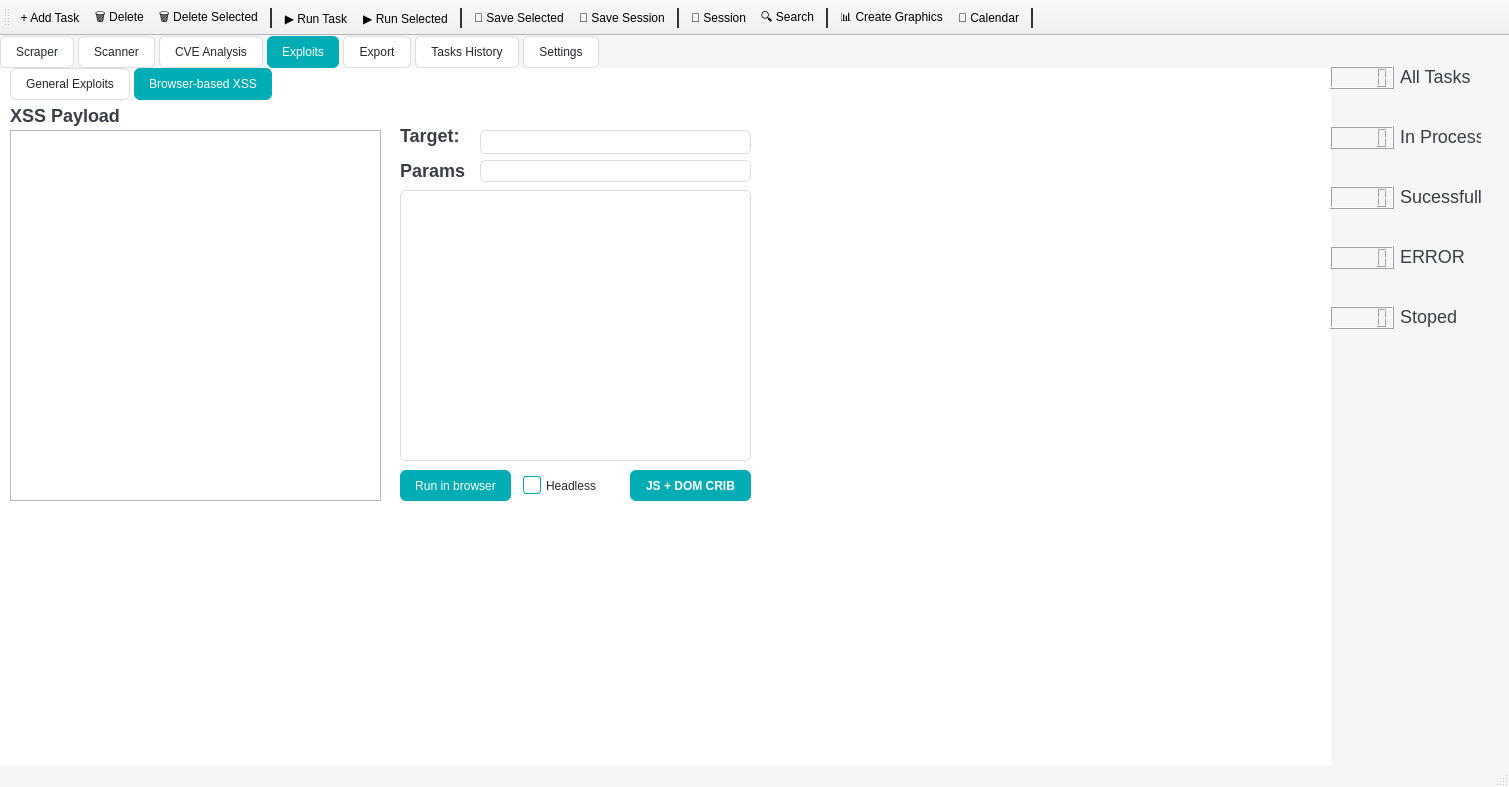
<?xml version="1.0" encoding="UTF-8"?>
<ui version="4.0">
 <class>MainWindow</class>
 <widget class="QMainWindow" name="MainWindow">
  <property name="geometry">
   <rect>
    <x>0</x>
    <y>0</y>
    <width>1509</width>
    <height>787</height>
   </rect>
  </property>
  <property name="windowTitle">
   <string>MainWindow</string>
  </property>
  <property name="styleSheet">
   <string notr="true">/* Основное окно и вкладки */
QMainWindow {
    background-color: #f4f7f6;
    color: #222831;
    font-family: 'Segoe UI', sans-serif;
}

QTabWidget::pane {
    border: none;
    background-color: #ffffff;
}

QTabBar::tab {
    background-color: #ffffff;
    color: #222831;
    padding: 8px 15px;
    border: 1px solid #dddddd;
    border-radius: 6px;
    margin-right: 4px;
}

QTabBar::tab:selected {
    background-color: #00adb5;
    color: #ffffff;
    border: none;
}

/* Кнопки */
QPushButton {
    background-color: #00adb5;
    color: white;
    padding: 6px 15px;
    border-radius: 6px;
}

QPushButton:hover {
    background-color: #028a91;
}

/* Поля ввода */
QLineEdit, QTextEdit {
    background-color: #ffffff;
    color: #222831;
    border: 1px solid #dddddd;
    border-radius: 5px;
    padding: 4px;
}

/* Таблица и списки */
QTableWidget, QListWidget {
    background-color: #ffffff;
    color: #222831;
    gridline-color: #f0f0f0;
    border: 1px solid #dddddd;
    border-radius: 6px;
}

/* Логи */
QTextBrowser {
    background-color: #ffffff;
    color: #222831;
    border: 1px solid #dddddd;
    border-radius: 6px;
}

/* ===== ДОПОЛНЕНИЯ ===== */

/* Label (подписи и текст) */
QLabel {
    color: #393e46;
    font-size: 18px;
}

/* CheckBox */
QCheckBox {
    color: #222831;
    padding: 3px;
    spacing: 5px;
}

QCheckBox::indicator {
    width: 16px;
    height: 16px;
    border-radius: 3px;
    border: 1px solid #00adb5;
    background-color: #ffffff;
}

QCheckBox::indicator:checked {
    background-color: #00adb5;
    border: none;
}

/* ComboBox */
QComboBox {
    background-color: #ffffff;
    color: #222831;
    border: 1px solid #dddddd;
    border-radius: 5px;
    padding: 4px;
}

QComboBox::drop-down {
    border: none;
}

QComboBox QAbstractItemView {
    background-color: #ffffff;
    selection-background-color: #00adb5;
    selection-color: #ffffff;
    border-radius: 5px;
    padding: 3px;
}

QToolBar::separator {
    background-color: #333333;  /* Тёмно-серый / почти чёрный */
    width: 2px;
    margin: 4px;
}
</string>
  </property>
  <widget class="QWidget" name="centralwidget">
   <widget class="QTabWidget" name="tabWidget">
    <property name="enabled">
     <bool>true</bool>
    </property>
    <property name="geometry">
     <rect>
      <x>0</x>
      <y>0</y>
      <width>1331</width>
      <height>741</height>
     </rect>
    </property>
    <property name="currentIndex">
     <number>3</number>
    </property>
    <widget class="QWidget" name="tab">
     <attribute name="title">
      <string>Scraper</string>
     </attribute>
     <widget class="QTableWidget" name="tasks_table">
      <property name="geometry">
       <rect>
        <x>0</x>
        <y>0</y>
        <width>1331</width>
        <height>701</height>
       </rect>
      </property>
      <column>
       <property name="text">
        <string>№</string>
       </property>
      </column>
      <column>
       <property name="text">
        <string>URL</string>
       </property>
      </column>
      <column>
       <property name="text">
        <string>Selectors</string>
       </property>
      </column>
      <column>
       <property name="text">
        <string>Methode</string>
       </property>
      </column>
      <column>
       <property name="text">
        <string>Status</string>
       </property>
      </column>
      <column>
       <property name="text">
        <string>Action</string>
       </property>
      </column>
      <column>
       <property name="text">
        <string>Save</string>
       </property>
      </column>
      <column>
       <property name="text">
        <string>Cookies</string>
       </property>
      </column>
      <column>
       <property name="text">
        <string>Params</string>
       </property>
      </column>
      <column>
       <property name="text">
        <string>Timer</string>
       </property>
      </column>
      <column>
       <property name="text">
        <string>Last Run</string>
       </property>
      </column>
     </widget>
    </widget>
    <widget class="QWidget" name="tab_scanner">
     <attribute name="title">
      <string>Scanner</string>
     </attribute>
     <widget class="QPushButton" name="btn_scan">
      <property name="geometry">
       <rect>
        <x>10</x>
        <y>10</y>
        <width>111</width>
        <height>31</height>
       </rect>
      </property>
      <property name="text">
       <string>Start Scan</string>
      </property>
     </widget>
     <widget class="QPushButton" name="btn_dns_scan">
      <property name="geometry">
       <rect>
        <x>130</x>
        <y>10</y>
        <width>111</width>
        <height>31</height>
       </rect>
      </property>
      <property name="text">
       <string>DNS Scan</string>
      </property>
     </widget>
     <widget class="QPushButton" name="btn_certificate_scan">
      <property name="geometry">
       <rect>
        <x>60</x>
        <y>50</y>
        <width>131</width>
        <height>31</height>
       </rect>
      </property>
      <property name="text">
       <string>Certificate scanner</string>
      </property>
     </widget>
    </widget>
    <widget class="QWidget" name="tab_4">
     <attribute name="title">
      <string>CVE Analysis</string>
     </attribute>
    </widget>
    <widget class="QWidget" name="tab_exploit">
     <attribute name="title">
      <string>Exploits</string>
     </attribute>
     <widget class="QTabWidget" name="tabWidgetExploits">
      <property name="geometry">
       <rect>
        <x>10</x>
        <y>0</y>
        <width>1271</width>
        <height>691</height>
       </rect>
      </property>
      <property name="currentIndex">
       <number>1</number>
      </property>
      <widget class="QWidget" name="tabGeneralExploits">
       <attribute name="title">
        <string>General Exploits</string>
       </attribute>
       <widget class="QPushButton" name="btnClear">
        <property name="geometry">
         <rect>
          <x>630</x>
          <y>370</y>
          <width>111</width>
          <height>31</height>
         </rect>
        </property>
        <property name="text">
         <string>Clear</string>
        </property>
       </widget>
       <widget class="QPushButton" name="btnRun">
        <property name="geometry">
         <rect>
          <x>510</x>
          <y>370</y>
          <width>111</width>
          <height>31</height>
         </rect>
        </property>
        <property name="text">
         <string>Run</string>
        </property>
       </widget>
       <widget class="QPushButton" name="btnCheck">
        <property name="geometry">
         <rect>
          <x>390</x>
          <y>370</y>
          <width>111</width>
          <height>31</height>
         </rect>
        </property>
        <property name="text">
         <string>Check</string>
        </property>
       </widget>
       <widget class="QLabel" name="label">
        <property name="geometry">
         <rect>
          <x>370</x>
          <y>25</y>
          <width>91</width>
          <height>31</height>
         </rect>
        </property>
        <property name="font">
         <font>
          <pointsize>-1</pointsize>
          <bold>true</bold>
         </font>
        </property>
        <property name="text">
         <string>   Target:</string>
        </property>
       </widget>
       <widget class="QLabel" name="label_2">
        <property name="geometry">
         <rect>
          <x>10</x>
          <y>0</y>
          <width>171</width>
          <height>31</height>
         </rect>
        </property>
        <property name="font">
         <font>
          <pointsize>-1</pointsize>
          <bold>true</bold>
         </font>
        </property>
        <property name="text">
         <string>Avialable Exploits</string>
        </property>
       </widget>
       <widget class="QTextEdit" name="txtExploitMeta">
        <property name="geometry">
         <rect>
          <x>390</x>
          <y>70</y>
          <width>351</width>
          <height>291</height>
         </rect>
        </property>
       </widget>
       <widget class="QListWidget" name="listWidgetExploits">
        <property name="geometry">
         <rect>
          <x>0</x>
          <y>30</y>
          <width>371</width>
          <height>371</height>
         </rect>
        </property>
       </widget>
       <widget class="QLineEdit" name="lineEditTarget">
        <property name="geometry">
         <rect>
          <x>470</x>
          <y>30</y>
          <width>271</width>
          <height>24</height>
         </rect>
        </property>
       </widget>
      </widget>
      <widget class="QWidget" name="tabBrowserXSS">
       <attribute name="title">
        <string>Browser-based XSS</string>
       </attribute>
       <widget class="QLineEdit" name="lineEditXssTarget">
        <property name="geometry">
         <rect>
          <x>470</x>
          <y>30</y>
          <width>271</width>
          <height>24</height>
         </rect>
        </property>
       </widget>
       <widget class="QPlainTextEdit" name="plainTextPayload">
        <property name="geometry">
         <rect>
          <x>0</x>
          <y>30</y>
          <width>371</width>
          <height>371</height>
         </rect>
        </property>
       </widget>
       <widget class="QPushButton" name="btnRunXss">
        <property name="geometry">
         <rect>
          <x>390</x>
          <y>370</y>
          <width>111</width>
          <height>31</height>
         </rect>
        </property>
        <property name="text">
         <string>Run in browser</string>
        </property>
       </widget>
       <widget class="QCheckBox" name="chkHeadless">
        <property name="geometry">
         <rect>
          <x>510</x>
          <y>370</y>
          <width>91</width>
          <height>31</height>
         </rect>
        </property>
        <property name="text">
         <string>Headless</string>
        </property>
       </widget>
       <widget class="QTextEdit" name="textEdit">
        <property name="geometry">
         <rect>
          <x>390</x>
          <y>90</y>
          <width>351</width>
          <height>271</height>
         </rect>
        </property>
        <property name="readOnly">
         <bool>true</bool>
        </property>
       </widget>
       <widget class="QLabel" name="lbl_payload">
        <property name="geometry">
         <rect>
          <x>0</x>
          <y>5</y>
          <width>141</width>
          <height>21</height>
         </rect>
        </property>
        <property name="font">
         <font>
          <pointsize>-1</pointsize>
          <bold>true</bold>
         </font>
        </property>
        <property name="text">
         <string>XSS Payload</string>
        </property>
       </widget>
       <widget class="QLabel" name="lbl_target">
        <property name="geometry">
         <rect>
          <x>390</x>
          <y>20</y>
          <width>71</width>
          <height>31</height>
         </rect>
        </property>
        <property name="font">
         <font>
          <pointsize>-1</pointsize>
          <bold>true</bold>
         </font>
        </property>
        <property name="text">
         <string>Target:</string>
        </property>
       </widget>
       <widget class="QLineEdit" name="lineEditParamName">
        <property name="geometry">
         <rect>
          <x>470</x>
          <y>60</y>
          <width>271</width>
          <height>22</height>
         </rect>
        </property>
       </widget>
       <widget class="QLabel" name="lbl_params">
        <property name="geometry">
         <rect>
          <x>390</x>
          <y>60</y>
          <width>71</width>
          <height>21</height>
         </rect>
        </property>
        <property name="font">
         <font>
          <pointsize>-1</pointsize>
          <bold>true</bold>
         </font>
        </property>
        <property name="text">
         <string>Params</string>
        </property>
       </widget>
       <widget class="QPushButton" name="btnXssHelp">
        <property name="geometry">
         <rect>
          <x>620</x>
          <y>370</y>
          <width>121</width>
          <height>31</height>
         </rect>
        </property>
        <property name="font">
         <font>
          <bold>true</bold>
         </font>
        </property>
        <property name="text">
         <string>JS + DOM CRIB</string>
        </property>
       </widget>
      </widget>
     </widget>
    </widget>
    <widget class="QWidget" name="tab_2">
     <attribute name="title">
      <string>Export</string>
     </attribute>
     <widget class="QLabel" name="lbl_export_settings">
      <property name="geometry">
       <rect>
        <x>0</x>
        <y>10</y>
        <width>61</width>
        <height>21</height>
       </rect>
      </property>
      <property name="text">
       <string>Format:</string>
      </property>
     </widget>
     <widget class="QPushButton" name="btn_export_data">
      <property name="geometry">
       <rect>
        <x>0</x>
        <y>120</y>
        <width>121</width>
        <height>31</height>
       </rect>
      </property>
      <property name="text">
       <string>Export</string>
      </property>
     </widget>
     <widget class="QComboBox" name="cmb_export_format">
      <property name="geometry">
       <rect>
        <x>50</x>
        <y>10</y>
        <width>151</width>
        <height>23</height>
       </rect>
      </property>
      <item>
       <property name="text">
        <string>JSON</string>
       </property>
      </item>
      <item>
       <property name="text">
        <string>CSV</string>
       </property>
      </item>
      <item>
       <property name="text">
        <string>XLSX</string>
       </property>
      </item>
     </widget>
     <widget class="QTableWidget" name="table_data_preview">
      <property name="geometry">
       <rect>
        <x>0</x>
        <y>150</y>
        <width>1231</width>
        <height>571</height>
       </rect>
      </property>
     </widget>
     <widget class="QPushButton" name="btn_data_preview">
      <property name="geometry">
       <rect>
        <x>140</x>
        <y>120</y>
        <width>121</width>
        <height>31</height>
       </rect>
      </property>
      <property name="text">
       <string>Data Preview</string>
      </property>
     </widget>
     <widget class="QPushButton" name="btn_browse_path">
      <property name="geometry">
       <rect>
        <x>750</x>
        <y>30</y>
        <width>151</width>
        <height>31</height>
       </rect>
      </property>
      <property name="text">
       <string>Browse (QFileDialog)</string>
      </property>
     </widget>
     <widget class="QLabel" name="lbl_data_preview">
      <property name="geometry">
       <rect>
        <x>0</x>
        <y>40</y>
        <width>91</width>
        <height>16</height>
       </rect>
      </property>
      <property name="font">
       <font>
        <pointsize>-1</pointsize>
        <bold>true</bold>
       </font>
      </property>
      <property name="text">
       <string>Export Path: </string>
      </property>
     </widget>
     <widget class="QLabel" name="lbl_export_path">
      <property name="geometry">
       <rect>
        <x>410</x>
        <y>40</y>
        <width>311</width>
        <height>16</height>
       </rect>
      </property>
      <property name="text">
       <string>[ C:/exports/data.json ]</string>
      </property>
     </widget>
     <widget class="QLabel" name="lbl_exported_path">
      <property name="geometry">
       <rect>
        <x>0</x>
        <y>70</y>
        <width>91</width>
        <height>16</height>
       </rect>
      </property>
      <property name="font">
       <font>
        <pointsize>-1</pointsize>
        <bold>true</bold>
       </font>
      </property>
      <property name="text">
       <string>Exported to: </string>
      </property>
     </widget>
     <widget class="QLabel" name="lbl_success_exported">
      <property name="geometry">
       <rect>
        <x>410</x>
        <y>70</y>
        <width>311</width>
        <height>16</height>
       </rect>
      </property>
      <property name="text">
       <string>[ C:/exports/data.json ]</string>
      </property>
     </widget>
     <widget class="QCheckBox" name="check_flat_table">
      <property name="geometry">
       <rect>
        <x>210</x>
        <y>10</y>
        <width>141</width>
        <height>20</height>
       </rect>
      </property>
      <property name="text">
       <string>Export in flat format</string>
      </property>
     </widget>
    </widget>
    <widget class="QWidget" name="tab_6">
     <attribute name="title">
      <string>Tasks History</string>
     </attribute>
    </widget>
    <widget class="QWidget" name="tab_3">
     <attribute name="title">
      <string>Settings</string>
     </attribute>
     <widget class="QCheckBox" name="checkBox">
      <property name="geometry">
       <rect>
        <x>0</x>
        <y>0</y>
        <width>111</width>
        <height>21</height>
       </rect>
      </property>
      <property name="text">
       <string>Dark Theme</string>
      </property>
     </widget>
     <widget class="QCheckBox" name="checkBox_2">
      <property name="geometry">
       <rect>
        <x>0</x>
        <y>30</y>
        <width>181</width>
        <height>21</height>
       </rect>
      </property>
      <property name="text">
       <string>Auto-saved after parsing</string>
      </property>
     </widget>
     <widget class="QCheckBox" name="checkBox_3">
      <property name="geometry">
       <rect>
        <x>0</x>
        <y>60</y>
        <width>141</width>
        <height>21</height>
       </rect>
      </property>
      <property name="text">
       <string>Use proxy rotation</string>
      </property>
     </widget>
     <widget class="QLineEdit" name="proxy_input">
      <property name="geometry">
       <rect>
        <x>180</x>
        <y>30</y>
        <width>231</width>
        <height>23</height>
       </rect>
      </property>
     </widget>
     <widget class="QLabel" name="label_3">
      <property name="geometry">
       <rect>
        <x>180</x>
        <y>10</y>
        <width>171</width>
        <height>20</height>
       </rect>
      </property>
      <property name="font">
       <font>
        <pointsize>-1</pointsize>
        <bold>true</bold>
       </font>
      </property>
      <property name="text">
       <string>Type proxy(optional)</string>
      </property>
     </widget>
     <widget class="QPushButton" name="check_proxy_button">
      <property name="geometry">
       <rect>
        <x>180</x>
        <y>60</y>
        <width>231</width>
        <height>31</height>
       </rect>
      </property>
      <property name="text">
       <string>Check proxy</string>
      </property>
     </widget>
     <widget class="QPushButton" name="safe_button">
      <property name="geometry">
       <rect>
        <x>0</x>
        <y>90</y>
        <width>131</width>
        <height>23</height>
       </rect>
      </property>
      <property name="text">
       <string>Safe settings</string>
      </property>
     </widget>
     <widget class="QPushButton" name="reset_button">
      <property name="geometry">
       <rect>
        <x>0</x>
        <y>120</y>
        <width>131</width>
        <height>23</height>
       </rect>
      </property>
      <property name="text">
       <string>Reset to default</string>
      </property>
     </widget>
    </widget>
   </widget>
   <widget class="QLCDNumber" name="lcd_total">
    <property name="geometry">
     <rect>
      <x>1330</x>
      <y>30</y>
      <width>64</width>
      <height>23</height>
     </rect>
    </property>
   </widget>
   <widget class="QLCDNumber" name="lcd_running">
    <property name="geometry">
     <rect>
      <x>1330</x>
      <y>90</y>
      <width>64</width>
      <height>23</height>
     </rect>
    </property>
   </widget>
   <widget class="QLCDNumber" name="lcd_success">
    <property name="geometry">
     <rect>
      <x>1330</x>
      <y>150</y>
      <width>64</width>
      <height>23</height>
     </rect>
    </property>
   </widget>
   <widget class="QLCDNumber" name="lcd_error">
    <property name="geometry">
     <rect>
      <x>1330</x>
      <y>210</y>
      <width>64</width>
      <height>23</height>
     </rect>
    </property>
   </widget>
   <widget class="QLCDNumber" name="lcd_stopped">
    <property name="geometry">
     <rect>
      <x>1330</x>
      <y>270</y>
      <width>64</width>
      <height>23</height>
     </rect>
    </property>
   </widget>
   <widget class="QLabel" name="label_Task">
    <property name="geometry">
     <rect>
      <x>1400</x>
      <y>30</y>
      <width>81</width>
      <height>21</height>
     </rect>
    </property>
    <property name="text">
     <string>All Tasks</string>
    </property>
   </widget>
   <widget class="QLabel" name="label_Process">
    <property name="geometry">
     <rect>
      <x>1400</x>
      <y>90</y>
      <width>81</width>
      <height>21</height>
     </rect>
    </property>
    <property name="text">
     <string>In Process</string>
    </property>
   </widget>
   <widget class="QLabel" name="label_Sucessfull">
    <property name="geometry">
     <rect>
      <x>1400</x>
      <y>150</y>
      <width>81</width>
      <height>21</height>
     </rect>
    </property>
    <property name="text">
     <string>Sucessfull</string>
    </property>
   </widget>
   <widget class="QLabel" name="label_Error">
    <property name="geometry">
     <rect>
      <x>1400</x>
      <y>210</y>
      <width>81</width>
      <height>21</height>
     </rect>
    </property>
    <property name="text">
     <string>ERROR</string>
    </property>
   </widget>
   <widget class="QLabel" name="label_Stoped">
    <property name="geometry">
     <rect>
      <x>1400</x>
      <y>270</y>
      <width>81</width>
      <height>21</height>
     </rect>
    </property>
    <property name="text">
     <string>Stoped</string>
    </property>
   </widget>
  </widget>
  <widget class="QToolBar" name="toolBar">
   <property name="windowTitle">
    <string>toolBar</string>
   </property>
   <attribute name="toolBarArea">
    <enum>TopToolBarArea</enum>
   </attribute>
   <attribute name="toolBarBreak">
    <bool>false</bool>
   </attribute>
   <addaction name="action_add_task_2"/>
   <addaction name="action_del_task"/>
   <addaction name="action_delete_selected_bulk"/>
   <addaction name="separator"/>
   <addaction name="action_run_task"/>
   <addaction name="action_run_selected_bulk"/>
   <addaction name="separator"/>
   <addaction name="action_save_selected_bulk"/>
   <addaction name="action_save_session"/>
   <addaction name="separator"/>
   <addaction name="action_manage_sessions"/>
   <addaction name="action_search_tasks"/>
   <addaction name="separator"/>
   <addaction name="action_run_analytics"/>
   <addaction name="action_open_calendar"/>
   <addaction name="separator"/>
  </widget>
  <widget class="QStatusBar" name="statusBar"/>
  <action name="action_add_task_2">
   <property name="text">
    <string>+ Add Task</string>
   </property>
   <property name="toolTip">
    <string>Add Task</string>
   </property>
  </action>
  <action name="action_del_task">
   <property name="text">
    <string>🗑 Delete
</string>
   </property>
  </action>
  <action name="action_run_task">
   <property name="text">
    <string>▶ Run Task
</string>
   </property>
  </action>
  <action name="action_manage_sessions">
   <property name="text">
    <string>📁 Session</string>
   </property>
  </action>
  <action name="action_save_session">
   <property name="text">
    <string>💾 Save Session</string>
   </property>
  </action>
  <action name="action_search_tasks">
   <property name="text">
    <string>🔍 Search</string>
   </property>
  </action>
  <action name="action_run_selected_bulk">
   <property name="text">
    <string>▶ Run Selected</string>
   </property>
  </action>
  <action name="action_delete_selected_bulk">
   <property name="text">
    <string>🗑 Delete Selected</string>
   </property>
  </action>
  <action name="action_save_selected_bulk">
   <property name="text">
    <string>💾 Save Selected</string>
   </property>
  </action>
  <action name="action_run_analytics">
   <property name="text">
    <string>📊 Create Graphics</string>
   </property>
  </action>
  <action name="action_open_calendar">
   <property name="text">
    <string>📆 Calendar</string>
   </property>
  </action>
 </widget>
 <resources/>
 <connections/>
</ui>
